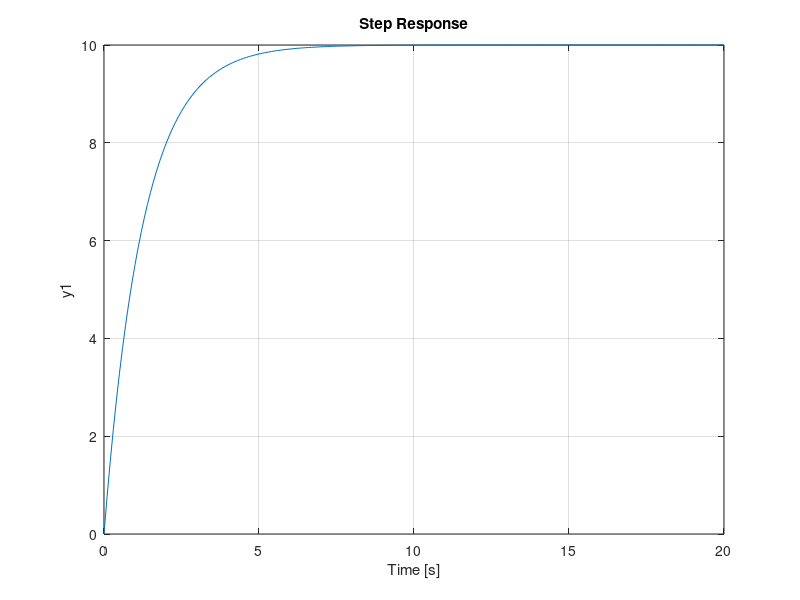

The MATLAB script that drew this image:
%% Setting up a proportional controller
m = 1000;
b = 50;
r = 10;

s = tf('s');            % variable 's' in the Laplace domain
Plant_TF = 1/(m*s + b); % generates the transfer function

Kp = 1000;
Controller = pid(Kp);   % generates a PID controller (only P used here)

TF_ClosedLoop = feedback(Controller*Plant_TF,1); % reduces the model

%% Use Kp equal to 100 and a reference frame of 10m/s
t = 0:0.1:20;
step(r*TF_ClosedLoop,t) % runs the system (produces a plot)
axis([0 20 0 10])

%% PI controller (notice reduction of the steady-state error)
Kp = 800;
Ki = 40;
Controller = pid(Kp,Ki);

TF_ClosedLoop = feedback(Controller*Plant_TF,1);

step(r*TF_ClosedLoop,t)
axis([0 20 0 10])